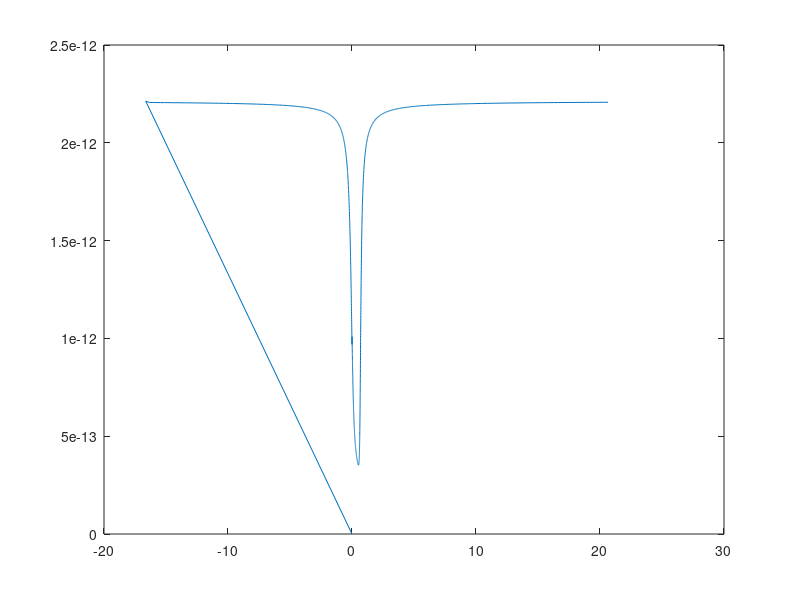
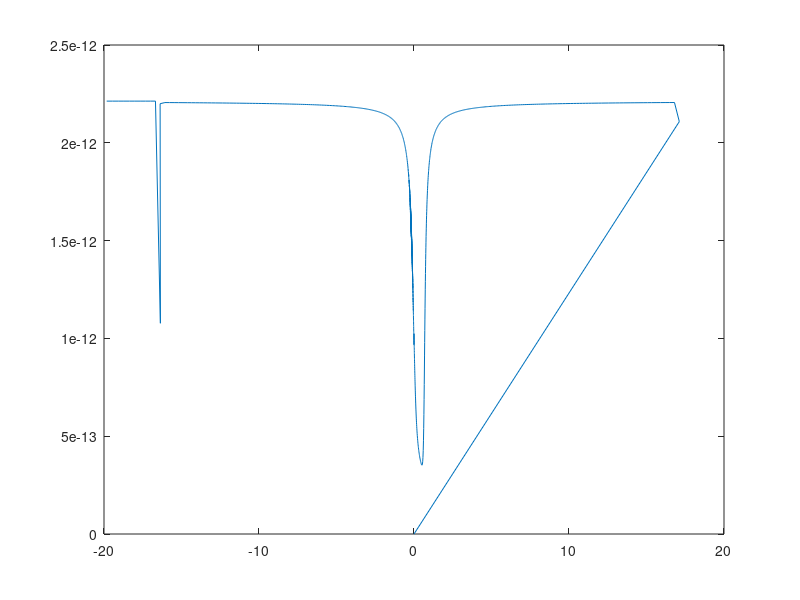

The MATLAB script that drew these images, in order: (Note: this script raises an error after producing the figures.)
clear;clc
q=1.6022e-19;
Na=1.25e21;
ni=1.18e16;
phiB=0.026*log(Na/ni)-0.0425;
dielectSi=11.9*8.85e-12;
dielectOx=4*8.85e-12;
R=10e-6;
Tox=0.1e-6;
h=100e-6
% charge in Oxide
Qox=0;
% range of fais
range=1150;
fais=zeros(range,1);
electricfield1=zeros(range,7);
electricfield2=zeros(range,7);
%tsv_lf=zeros(range,4);
%tsv_hf=zeros(range,4);
cox=2*pi*dielectOx*h/log(R/(R-Tox));
%%% Parametric study-Radius
Na=[1.25e20]
adjust=[-0.0415]
for i=1:1
phiB(i)=0.026*log(Na(i)/ni)+adjust(i);
end


for par=1:1    

for i=2:range
% fais range -0.15 to 0.8
fais(i,1)=-0.33+0.001*i;
F=(0.026*1.6022e-19*Na(par)/dielectSi)*((exp(-fais(i)/0.026)+fais(i)/0.026-1)+(ni^2/Na(par)^2)*(exp(fais(i)/0.026)-fais(i)/0.026+1));
E=fais(i)/R+sqrt((fais(i)/R)^2+2*F);
%positive direction for surface voltage
electricfield1(i,2)=fais(i);
if electricfield1(i,2)>0
    electricfield1(i,1)=-E;
else
     electricfield1(i,1)=E;
end
%charge amount
electricfield1(i,3)=2*pi*R*h*dielectSi*electricfield1(i,1);
%voltage on liner
electricfield1(i,4)=-electricfield1(i,3)/cox;
% voltage of TSV
electricfield1(i,5)=electricfield1(i,4)+electricfield1(i,2);
%Cdep
electricfield1(i,6)=abs(electricfield1(i,3)-electricfield1(i-1,3))/0.001;
%Ctsv
electricfield1(i,7)=1/((1/electricfield1(i,6))+(1/cox));
end
figure(1)
plot(electricfield1(:,5),electricfield1(:,7))

%%FOR TSV2
for i=2:range
    %charge on TSV2
    electricfield2(i,3)=Qox-electricfield1(i,3);
    %electric field
    E=electricfield2(i,3)/(2*pi*R*h*dielectSi)
    electricfield2(i,1)=E;
    % voltage of liner
    electricfield2(i,4)=-electricfield2(i,3)/cox;
      for j=2:range-1
        if ((electricfield1(j,1)-E)*(electricfield1(j+1,1)-E)<0)
            %fais=electricfield1(j,2);
            %fais on TSV2
            electricfield2(i,2)=electricfield1(j,2)+(electricfield2(i,3)-electricfield1(j,3))*0.002/(electricfield1(j+1,3)-electricfield1(j-1,3));
            break;
        %else
        %errordlg('error')
        end
      end
% voltage of TSV
electricfield2(i,5)=electricfield2(i,4)+electricfield2(i,2);
%Cdep
electricfield2(i,6)=abs(electricfield2(i,3)-electricfield2(i-1,3))/abs(electricfield2(i,2)-electricfield2(i-1,2));
%Ctsv
electricfield2(i,7)=1/((1/electricfield2(i,6))+(1/cox));
end
figure(2)
plot(electricfield2(:,5),electricfield2(:,7))

%% CV curve for TSV pair
for i=1:range
tsv_total_cap(i,1)=1/((1/electricfield1(i,7))+(1/electricfield2(i,7)));
tsv_total_voltage(i,1)=electricfield1(i,5)-electricfield2(i,5);
end
electricfield1(:,8)=smooth(electricfield1(:,7),10);
electricfield2(:,8)=smooth(electricfield2(:,7),10);
tsv_total_cap(:,2)=smooth(tsv_total_cap(:,1),10);
figure(3)
plot(tsv_total_voltage,tsv_total_cap)
figure(4)
plot(tsv_total_voltage,tsv_total_cap(:,2),tsv_total_voltage,electricfield1(:,7),tsv_total_voltage,electricfield2(:,8))
%% symerical transform
for i=1:range
    if tsv_total_voltage(i)<0
    tsv_lf(i,1)=tsv_total_voltage(i);
    tsv_lf(i,2)=electricfield1(i,7);
    tsv_lf(i,3)=electricfield2(i,8);
    tsv_lf(i,4)=tsv_total_cap(i,2);
    end
end
mat=size(tsv_lf)
for i=mat(1)+1:mat(1)*2
    tsv_lf(i,1)=-tsv_lf(2*mat(1)+1-i,1);
    tsv_lf(i,3)=tsv_lf(2*mat(1)+1-i,2);
    tsv_lf(i,2)=tsv_lf(2*mat(1)+1-i,3);
    tsv_lf(i,4)=tsv_lf(2*mat(1)+1-i,4);
end
plot(tsv_lf(:,1),tsv_lf(:,2),tsv_lf(:,1),tsv_lf(:,3),tsv_lf(:,1),tsv_lf(:,4))

%% HF for TSV1
for i=2:range-1
    if (electricfield1(i,2)-(2*phiB(par)))*(electricfield1(i+1,2)-(2*phiB(par)))<=0
        thresh=i
        break
    end
end
for i=2:range
    if electricfield1(i,2)>electricfield1(thresh,2)
        electricfield1(i,6)=electricfield1(thresh,6);
        electricfield1(i,7)=1/((1/electricfield1(i,6))+(1/cox));
    end
end
figure(1)
plot(electricfield1(:,5),electricfield1(:,7))

%% HF for TSV2
for i=2:range-1
    if (electricfield2(i-1,2)>0)&((electricfield2(i,2)-(2*phiB(par)))*(electricfield2(i+1,2)-(2*phiB(par)))<=0)
        thresh=i
        break
    end
end
for i=2:range
    if electricfield2(i,2)>electricfield2(thresh,2)
        electricfield2(i,6)=electricfield2(thresh,6);
        electricfield2(i,7)=1/((1/electricfield2(i,6))+(1/cox));
    end
end
bench_cap(par)=1/((1/electricfield2(thresh,6))+(1/cox)+(1/cox))
figure(2)
plot(electricfield2(:,5),electricfield2(:,7))
%% CV curve for TSV pair
electricfield1(:,8)=smooth(electricfield1(:,7),10);
electricfield2(:,8)=smooth(electricfield2(:,7),10);
for i=1:range
tsv_total_cap(i,1)=1/((1/electricfield1(i,7))+(1/electricfield2(i,7)));
tsv_total_voltage(i,1)=electricfield1(i,5)-electricfield2(i,5);
end
tsv_total_cap(:,2)=smooth(tsv_total_cap(:,1),10);
figure(3)
plot(tsv_total_voltage,tsv_total_cap)
%% symerical transform
for i=1:range
    if tsv_total_voltage(i)<0
    tsv_hf(i,1)=tsv_total_voltage(i);
    tsv_hf(i,2)=electricfield1(i,7);%take not smoothed data of tsv1 
    tsv_hf(i,3)=electricfield2(i,8);%take smoothed data of tsv2
    tsv_hf(i,4)=tsv_total_cap(i,2);
    end
end
mat=size(tsv_hf)
for i=mat(1)+1:mat(1)*2
    tsv_hf(i,1)=-tsv_hf(2*mat(1)+1-i,1);
    tsv_hf(i,3)=tsv_hf(2*mat(1)+1-i,2);%exchange tsv1 for tsv2 for a continus curve
    tsv_hf(i,2)=tsv_hf(2*mat(1)+1-i,3);
    tsv_hf(i,4)=tsv_hf(2*mat(1)+1-i,4);
end
plot(tsv_hf(:,1),tsv_hf(:,2),tsv_hf(:,1),tsv_hf(:,3),tsv_hf(:,1),tsv_hf(:,4))

para_radius_vol(:,par)=tsv_hf(:,1)
para_radius_cap(:,par)=tsv_hf(:,4)/bench_cap(par)
clear tsv_hf
end
plot(para_radius_vol(:,1),para_radius_cap(:,1))


    

